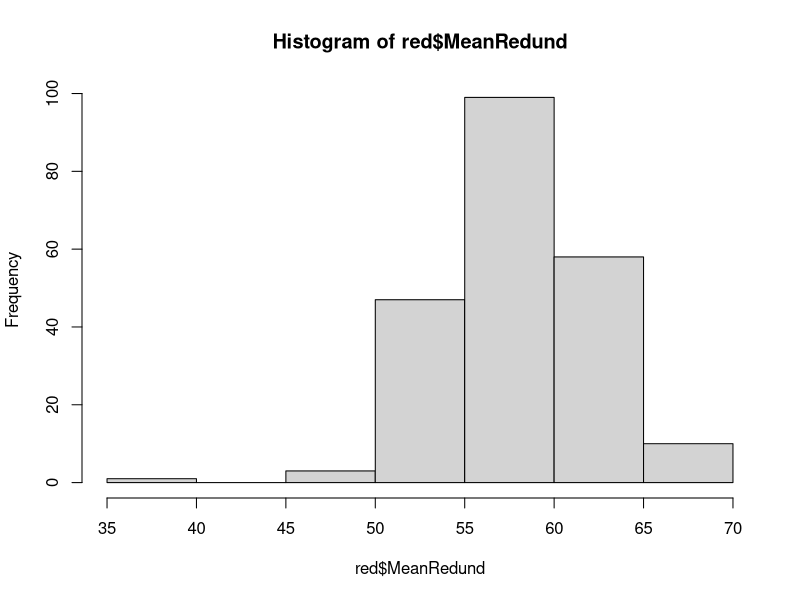
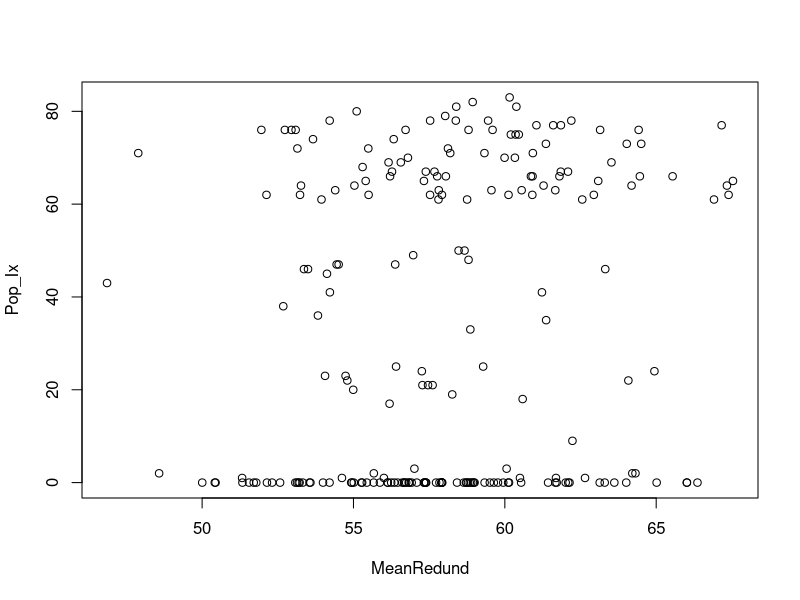
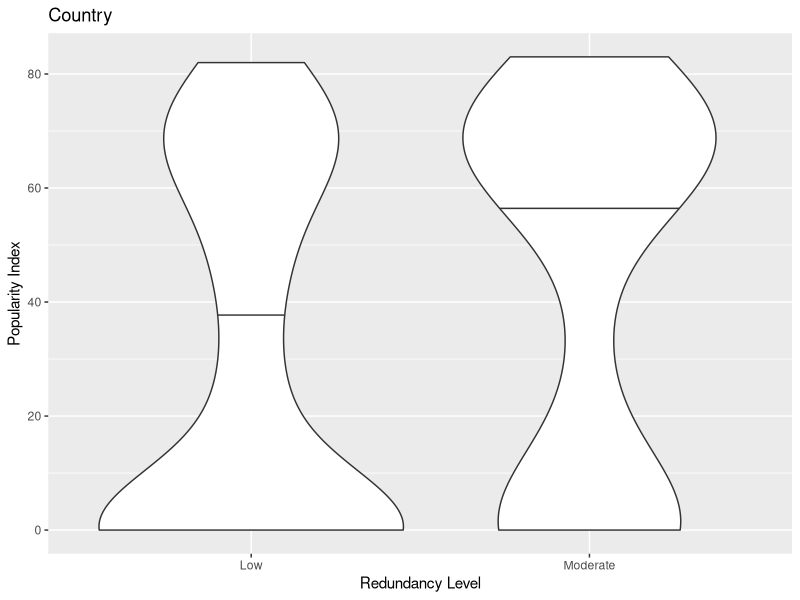
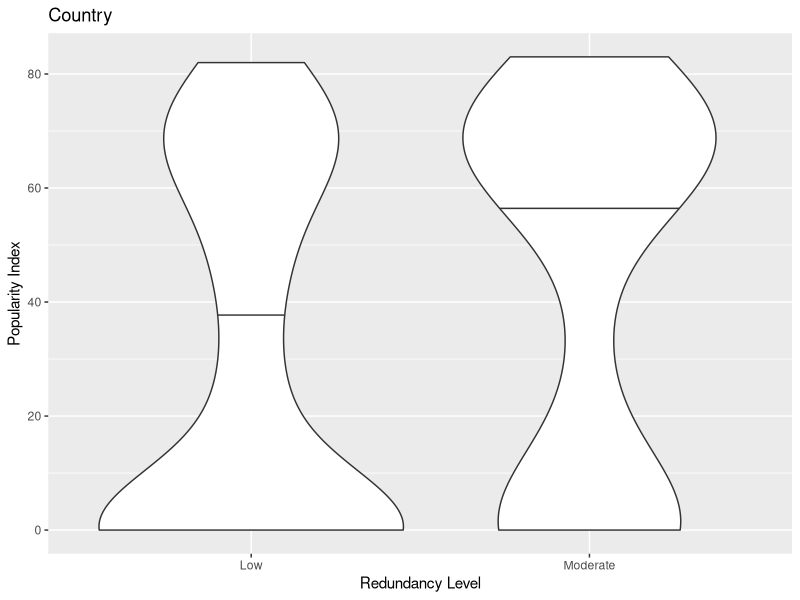

These figures' R source, in order: (Note: this script raises an error after producing the figures.)

library(data.table)
library(ggplot2)
red <- fread("./Redundancy_Metrics/Country_Metrics.csv")
setnames(red,c("Index","MeanRedund","StdevRedund","SSM"))
hist(red$MeanRedund)
pop <- fread("scripts/country.csv")
pop[,Index := 0:(nrow(pop)-1)]
red[pop, Pop_Ix := i.popularity, on = "Index"]
# redSSM <- red[!is.na(SSM),]
# redSSM <- redSSM[SSM > 0.65,]
# redSSM <- redSSM[MeanRedund > 50,]
# plot(Pop_Ix ~ SSM, data = redSSM)
# plot(SSM ~ MeanRedund, data = redSSM)
#red <- red[Pop_Ix > 0,]
red[,RedLev := fifelse(MeanRedund < 53, "R1",fifelse(MeanRedund < 63, "R2","R3"))]
red[,RedLev2 := fifelse(MeanRedund < 60, "R1","R2")]
red[,RedLev := as.factor(RedLev)]
red[,RedLev2 := as.factor(RedLev2)]
red <- red[MeanRedund > 45,]

plot(Pop_Ix ~ MeanRedund, data = red)
library(ggplot2)
ggplot(red, aes(x = RedLev2, y = Pop_Ix, group = RedLev2)) +
  geom_violin(draw_quantiles = 0.5) +
  xlab("Redundancy Level") +
  ylab("Popularity Index") +
  scale_x_discrete(labels = c("Low","Moderate", "High")) +
  ggtitle("Country")

ggsave("Country_Plot.png", width = 6, height = 5, units = "in",dpi = 600)

mod1 <- lm(Pop_Ix ~ RedLev2, weights = 1/red$StdevRedund^2, data = red)
#plot(mod1)
summary(mod1)

library(MASS)
red[Pop_Ix == 0, Pop_Ix := 1]
mod2 <- lm(Pop_Ix ~ MeanRedund, weights = 1/red$StdevRedund^2, data = red)
summary(mod2)
anova(mod2)

###pop
red <- fread("./Redundancy_Metrics/Pop_Metrics.csv")
setnames(red,c("Index","MeanRedund","StdevRedund","SSM"))
hist(red$MeanRedund)
pop <- fread("scripts/pop.csv")
pop[,Index := 0:(nrow(pop)-1)]
red[pop, Pop_Ix := i.popularity, on = "Index"]
hist(red$Pop_Ix)

red[,RedLev := fifelse(MeanRedund < 53, "R1",fifelse(MeanRedund < 63, "R2","R3"))]
red[,RedLev2 := fifelse(MeanRedund < 60, "R1","R2")]
red[,RedLev := as.factor(RedLev)]
red[,RedLev2 := as.factor(RedLev2)]

plot(Pop_Ix ~ MeanRedund, data = red)
ggplot(red, aes(x = RedLev, y = Pop_Ix, group = RedLev)) +
  geom_violin(draw_quantiles = 0.5) +
  xlab("Redundancy Level") +
  ylab("Popularity Index") +
  scale_x_discrete(labels = c("Low","Moderate", "High")) +
  ggtitle("Pop")
ggsave("Pop_Plot.png", width = 6, height = 5, units = "in", dpi = 600)


mod1 <- lm(Pop_Ix ~ RedLev, weights = 1/red$StdevRedund^2, data = red)
#plot(mod1)
summary(mod1)

red[Pop_Ix == 0, Pop_Ix := 1]
mod2 <- lm(Pop_Ix ~ MeanRedund, weights = 1/red$StdevRedund^2, data = red)
summary(mod2)
anova(mod2)

##jazz
###pop
red <- fread("./Redundancy_Metrics/Jazz_Metrics.csv")
setnames(red,c("Index","MeanRedund","StdevRedund","SSM"))
hist(red$MeanRedund)
pop <- fread("scripts/Jazz_Random.csv")
pop[,Index := 0:(nrow(pop)-1)]
red[pop, Pop_Ix := i.popularity, on = "Index"]
hist(red$Pop_Ix)

red[,RedLev := fifelse(MeanRedund < 53, "R1",fifelse(MeanRedund < 63, "R2","R3"))]
red[,RedLev2 := fifelse(MeanRedund < 60, "R1","R2")]
red[,RedLev := as.factor(RedLev)]
red[,RedLev2 := as.factor(RedLev2)]

plot(Pop_Ix ~ MeanRedund, data = red)
ggplot(red, aes(x = RedLev, y = Pop_Ix, group = RedLev)) +
  geom_violin(draw_quantiles = 0.5) +
  xlab("Redundancy Level") +
  ylab("Popularity Index") +
  scale_x_discrete(labels = c("Low","Moderate", "High")) +
  ggtitle("Jazz")
ggsave("Jazz_Plot.png", width = 6, height = 5, units = "in", dpi = 600)


mod1 <- lm(Pop_Ix ~ RedLev2, weights = 1/red$StdevRedund^2, data = red)
#plot(mod1)
summary(mod1)

red[Pop_Ix == 0, Pop_Ix := 1]
mod2 <- lm(Pop_Ix ~ MeanRedund, weights = 1/red$StdevRedund^2, data = red)
summary(mod2)
anova(mod2)

##all model
pop <- fread("Redundancy_Metrics/Pop_Metrics.csv")
setnames(pop,c("Index","MeanRedund","StdevRedund","SSM"))
pop_pop <- fread("scripts/pop.csv")
pop_pop[,Index := 0:(nrow(pop_pop)-1)]
pop[pop_pop, Pop_Ix := i.popularity, on = "Index"]
pop[,Genre := "Pop"]

country <- fread("Redundancy_Metrics/Country_Metrics.csv")
setnames(country,c("Index","MeanRedund","StdevRedund","SSM"))
country_pop <- fread("scripts/country.csv")
country_pop[,Index := 0:(nrow(country_pop)-1)]
country[country_pop, Pop_Ix := i.popularity, on = "Index"]
country[,Genre := "Country"]

jazz <- fread("Redundancy_Metrics/Jazz_Metrics.csv")
setnames(jazz,c("Index","MeanRedund","StdevRedund","SSM"))
jazz_pop <- fread("scripts/Jazz_Random.csv")
jazz_pop[,Index := 0:(nrow(jazz_pop)-1)]
jazz[jazz_pop, Pop_Ix := i.popularity, on = "Index"]
jazz[,Genre := "Jazz"]

allDat <- rbind(pop, country, jazz)
fwrite(allDat, "Combined_Results.csv")

allDat[,Genre := as.factor(Genre)]
modAll <- lm(MeanRedund ~ Pop_Ix + Genre + Genre:Pop_Ix, 
             weights = 1/allDat$StdevRedund^2,
             data = allDat)
summary(modAll)
